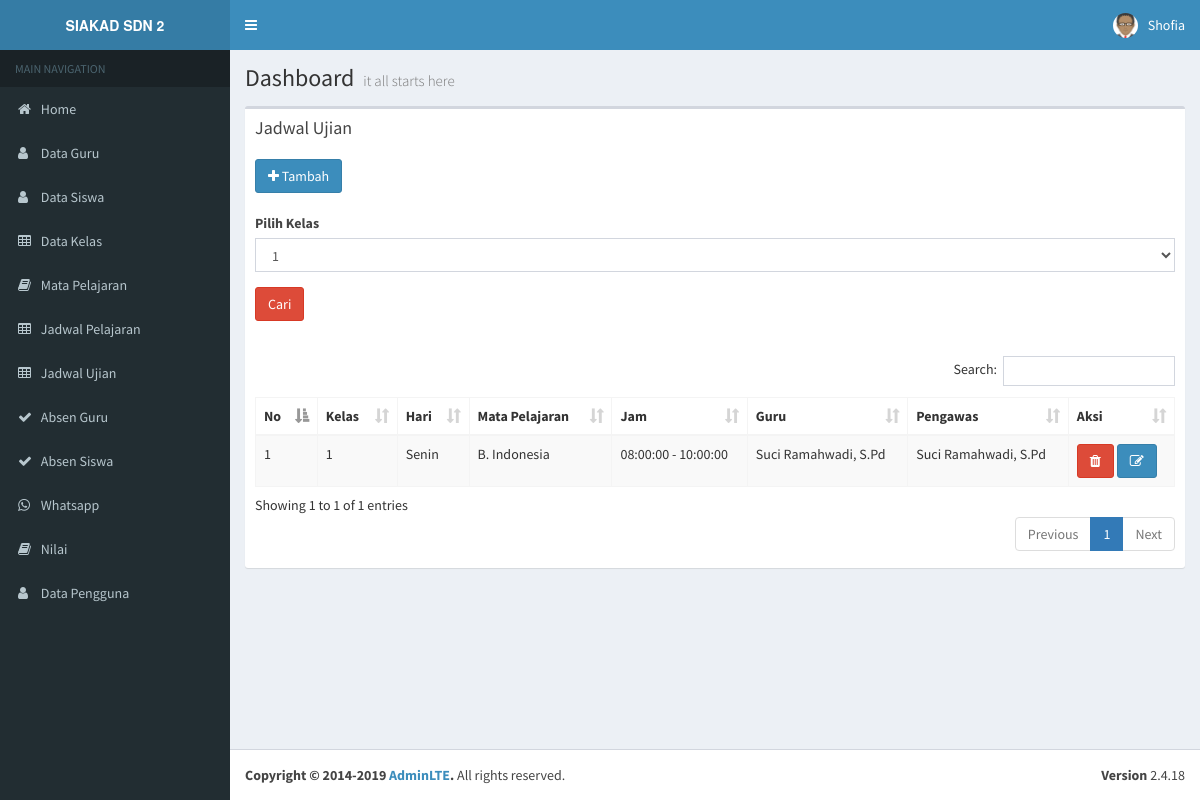
The app's page /admin/index.php?route=data-jadwal-ujian (signed in) with its own data.
### tables this page shows
CREATE TABLE `jadwal_ujian` (
  `id_jadwal_ujian` int(11) NOT NULL,
  `id_kelas` int(11) NOT NULL,
  `id_mapel` int(11) NOT NULL,
  `id_guru` int(11) NOT NULL,
  `pengawas` varchar(50) NOT NULL,
  `hari` varchar(10) NOT NULL,
  `jam_mulai` time NOT NULL,
  `jam_selesai` time NOT NULL
);

CREATE TABLE `mapel` (
  `id_mapel` int(11) NOT NULL,
  `nama_mapel` varchar(100) NOT NULL,
  `kkm` int(11) NOT NULL,
  `id_kelas` varchar(11) NOT NULL
);

CREATE TABLE `guru` (
  `id_guru` int(11) NOT NULL,
  `nip_guru` varchar(20) DEFAULT NULL,
  `nama_guru` varchar(50) DEFAULT NULL,
  `tempat_lahir_guru` varchar(200) DEFAULT NULL,
  `tgl_lahir_guru` date DEFAULT NULL,
  `agama_guru` varchar(10) DEFAULT NULL,
  `jenis_kelamin_guru` varchar(10) DEFAULT NULL,
  `telepon_guru` varchar(20) DEFAULT NULL,
  `email` text DEFAULT NULL,
  `alamat_guru` text DEFAULT NULL,
  `gol` varchar(20) DEFAULT NULL,
  `pangkat` varchar(20) DEFAULT NULL,
  `id_user` int(11) NOT NULL
);

### admin/jadwal_ujian/index.php (the view)
 <div class="box">
  <div class="box-header">
    <h3 class="box-title">Jadwal Ujian</h3>
  </div>
  <?php if ($_SESSION['role']==1): ?>
    <div class="box-header">
    <a href="index.php?route=tambah-jadwal-ujian" class="btn btn-primary"><i class="fa fa-plus"></i> Tambah</a>
  </div>
  <?php endif ?>
  <div class="box-header">
   <form action="" method="POST">
      <div class="form-group">
      <label>Pilih Kelas</label>
      <select class="form-control" name="id_kelas">
        <?php
        $sql = mysqli_query($koneksi,"SELECT * FROM kelas");
        foreach ($sql as $data_k) {
          ?>
          <option value="<?= $data_k['id_kelas'] ?>"><?= $data_k['id_kelas'] ?></option>
        <?php } ?>
      </select>
    </div>
    <div class="form-group">
      <button type="submit" name="submit" class="btn btn-danger">Cari</button>
    </div>
   </form>
  </div>
  <div class="box-body">
    <table id="example1" style="width:100%;" class="table table-bordered table-striped">
      <thead>
        <tr>
          <th>No</th>
          <th>Kelas</th>
          <th>Hari</th>
          <th>Mata Pelajaran</th>
          <th>Jam</th>
          <th>Guru</th>
          <th>Pengawas</th>
          <th>Aksi</th>
        </tr>
      </thead>
      <tbody>
        <?php
        $no=1;
        if (isset($_POST['submit'])) {
          $id_kelas = $_POST['id_kelas'];
           $sql = mysqli_query($koneksi,"SELECT jadwal_ujian.id_jadwal_ujian,jadwal_ujian.id_kelas,jadwal_ujian.hari,jadwal_ujian.jam_mulai,jadwal_ujian.jam_selesai,guru.nama_guru,mapel.nama_mapel,jadwal_ujian.pengawas  FROM jadwal_ujian JOIN guru JOIN mapel ON jadwal_ujian.id_guru=guru.id_guru AND jadwal_ujian.id_mapel=mapel.id_mapel WHERE jadwal_ujian.id_kelas='$id_kelas' order by id_kelas");
        }else{
            $sql = mysqli_query($koneksi,"SELECT jadwal_ujian.id_jadwal_ujian,jadwal_ujian.id_kelas,jadwal_ujian.hari,jadwal_ujian.jam_mulai,jadwal_ujian.jam_selesai,guru.nama_guru,mapel.nama_mapel,jadwal_ujian.pengawas  FROM jadwal_ujian JOIN guru JOIN mapel ON jadwal_ujian.id_guru=guru.id_guru AND jadwal_ujian.id_mapel=mapel.id_mapel order by id_kelas");
        }
        foreach ($sql as $data) {
        ?>
        <tr>
          <td><?= $no++ ?></td>
          <td><?= $data['id_kelas'] ?></td>
          <td><?= $data['hari'] ?></td>
          <td><?= $data['nama_mapel'] ?></td>
          <td><?= $data['jam_mulai'] ?> - <?= $data['jam_selesai'] ?></td>
          <td><?= $data['nama_guru'] ?></td>
          <td><?= $data['pengawas'] ?></td>
          <td>
            <?php if ($_SESSION['role']==1): ?>
            <a href="index.php?route=hapus-jadwal-ujian&id_jadwal=<?= $data['id_jadwal_ujian'] ?>" onclick="return confirm('Yakin untuk mengahapus?')" class="btn btn-danger"><i class="fa fa-trash"></i></a>
            <a href="index.php?route=edit-jadwal-ujian&id=<?= $data['id_jadwal_ujian'] ?>" class="btn btn-primary"><i class="fa fa-edit"></i></a>
            <?php endif ?>
          </td>
        </tr>
        <?php } ?>
      </tbody>
    </table>
  </div>
</div>

### records on screen
jadwal_ujian: id_kelas "1", hari "Senin", id_mapel.nama_mapel "B. Indonesia", jam_mulai "08:00:00", jam_selesai "10:00:00", id_guru.nama_guru "Suci Ramahwadi, S.Pd", pengawas "Suci Ramahwadi, S.Pd"

### other values on screen
$_SESSION['nm_user'] "Shofia"
form field id_kelas "1"
